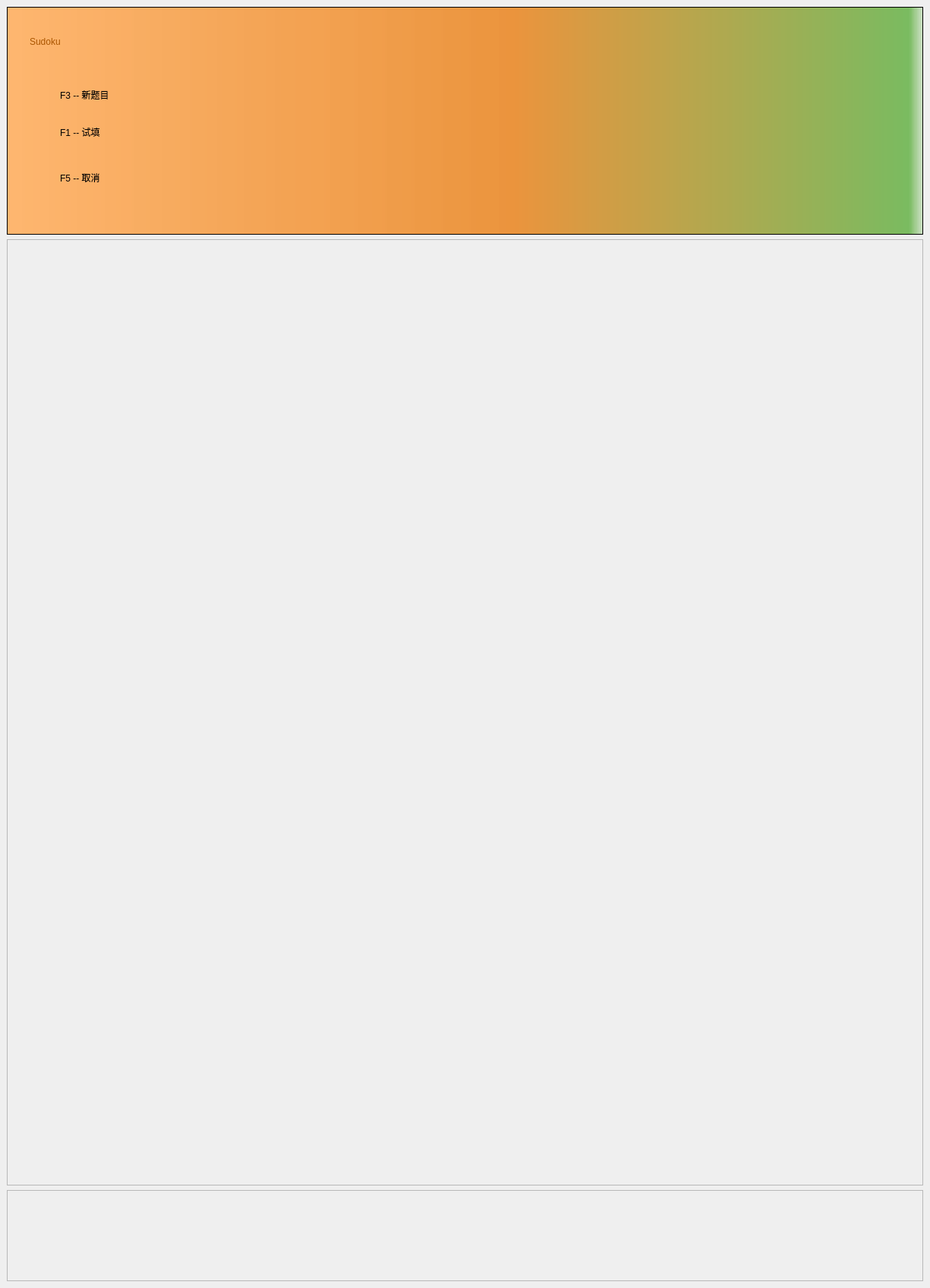
<?xml version="1.0" encoding="UTF-8"?>
<ui version="4.0">
 <class>MainWindow</class>
 <widget class="QMainWindow" name="MainWindow">
  <property name="geometry">
   <rect>
    <x>0</x>
    <y>0</y>
    <width>1225</width>
    <height>1696</height>
   </rect>
  </property>
  <property name="windowTitle">
   <string>数独</string>
  </property>
  <widget class="QWidget" name="centralwidget">
   <layout class="QVBoxLayout" name="verticalLayout">
    <item>
     <widget class="InfoPane" name="infoPane">
      <property name="sizePolicy">
       <sizepolicy hsizetype="Preferred" vsizetype="Fixed">
        <horstretch>0</horstretch>
        <verstretch>0</verstretch>
       </sizepolicy>
      </property>
      <property name="minimumSize">
       <size>
        <width>0</width>
        <height>300</height>
       </size>
      </property>
      <property name="styleSheet">
       <string notr="true">background-color: qlineargradient(spread:pad, x1:0, y1:0, x2:1, y2:0, stop:0 rgba(255, 178, 102, 237), stop:0.55 rgba(235, 148, 61, 255), stop:0.979814 rgba(122, 187, 96, 255), stop:1 rgba(0, 0, 0, 0));</string>
      </property>
      <property name="frameShape">
       <enum>QFrame::StyledPanel</enum>
      </property>
      <property name="frameShadow">
       <enum>QFrame::Raised</enum>
      </property>
      <widget class="QFrame" name="frame">
       <property name="geometry">
        <rect>
         <x>60</x>
         <y>70</y>
         <width>361</width>
         <height>201</height>
        </rect>
       </property>
       <property name="palette">
        <palette>
         <active>
          <colorrole role="Button">
           <brush brushstyle="SolidPattern">
            <color alpha="0">
             <red>240</red>
             <green>240</green>
             <blue>240</blue>
            </color>
           </brush>
          </colorrole>
          <colorrole role="Base">
           <brush brushstyle="SolidPattern">
            <color alpha="0">
             <red>240</red>
             <green>240</green>
             <blue>240</blue>
            </color>
           </brush>
          </colorrole>
          <colorrole role="Window">
           <brush brushstyle="SolidPattern">
            <color alpha="0">
             <red>240</red>
             <green>240</green>
             <blue>240</blue>
            </color>
           </brush>
          </colorrole>
         </active>
         <inactive>
          <colorrole role="Button">
           <brush brushstyle="SolidPattern">
            <color alpha="0">
             <red>240</red>
             <green>240</green>
             <blue>240</blue>
            </color>
           </brush>
          </colorrole>
          <colorrole role="Base">
           <brush brushstyle="SolidPattern">
            <color alpha="0">
             <red>240</red>
             <green>240</green>
             <blue>240</blue>
            </color>
           </brush>
          </colorrole>
          <colorrole role="Window">
           <brush brushstyle="SolidPattern">
            <color alpha="0">
             <red>240</red>
             <green>240</green>
             <blue>240</blue>
            </color>
           </brush>
          </colorrole>
         </inactive>
         <disabled>
          <colorrole role="Button">
           <brush brushstyle="SolidPattern">
            <color alpha="0">
             <red>240</red>
             <green>240</green>
             <blue>240</blue>
            </color>
           </brush>
          </colorrole>
          <colorrole role="Base">
           <brush brushstyle="SolidPattern">
            <color alpha="0">
             <red>240</red>
             <green>240</green>
             <blue>240</blue>
            </color>
           </brush>
          </colorrole>
          <colorrole role="Window">
           <brush brushstyle="SolidPattern">
            <color alpha="0">
             <red>240</red>
             <green>240</green>
             <blue>240</blue>
            </color>
           </brush>
          </colorrole>
         </disabled>
        </palette>
       </property>
       <property name="styleSheet">
        <string notr="true">background-color: rgb(240, 240, 240, 0);</string>
       </property>
       <property name="frameShape">
        <enum>QFrame::StyledPanel</enum>
       </property>
       <property name="frameShadow">
        <enum>QFrame::Raised</enum>
       </property>
       <widget class="QLabel" name="label_3">
        <property name="geometry">
         <rect>
          <x>10</x>
          <y>140</y>
          <width>181</width>
          <height>30</height>
         </rect>
        </property>
        <property name="text">
         <string>F5 -- 取消</string>
        </property>
       </widget>
       <widget class="QLabel" name="label_2">
        <property name="geometry">
         <rect>
          <x>10</x>
          <y>79</y>
          <width>201</width>
          <height>31</height>
         </rect>
        </property>
        <property name="text">
         <string>F1 -- 试填</string>
        </property>
       </widget>
       <widget class="QLabel" name="label">
        <property name="geometry">
         <rect>
          <x>10</x>
          <y>20</y>
          <width>401</width>
          <height>51</height>
         </rect>
        </property>
        <property name="text">
         <string>F3 -- 新题目</string>
        </property>
       </widget>
      </widget>
      <widget class="QLabel" name="label_4">
       <property name="geometry">
        <rect>
         <x>30</x>
         <y>20</y>
         <width>311</width>
         <height>51</height>
        </rect>
       </property>
       <property name="styleSheet">
        <string notr="true">font: 20pt &quot;华光彩云_CNKI&quot;;
background-color: rgba(255, 255, 255, 0);
color: rgb(170, 85, 0);</string>
       </property>
       <property name="text">
        <string>Sudoku</string>
       </property>
      </widget>
      <widget class="QCheckBox" name="cb_try">
       <property name="geometry">
        <rect>
         <x>520</x>
         <y>50</y>
         <width>111</width>
         <height>91</height>
        </rect>
       </property>
       <property name="styleSheet">
        <string notr="true">background-color: rgba(255, 255, 255, 0);</string>
       </property>
       <property name="text">
        <string/>
       </property>
       <property name="icon">
        <iconset resource="res/resource.qrc">
         <normaloff>:/ico/edit.png</normaloff>
         <normalon>:/ico/edit.png</normalon>
         <selectedoff>:/ico/edit.png</selectedoff>
         <selectedon>:/ico/edit.png</selectedon>:/ico/edit.png</iconset>
       </property>
       <property name="iconSize">
        <size>
         <width>48</width>
         <height>48</height>
        </size>
       </property>
      </widget>
      <widget class="QPushButton" name="pb_undo">
       <property name="geometry">
        <rect>
         <x>490</x>
         <y>170</y>
         <width>131</width>
         <height>71</height>
        </rect>
       </property>
       <property name="styleSheet">
        <string notr="true">background-color: rgba(255, 255, 255, 0);</string>
       </property>
       <property name="text">
        <string/>
       </property>
       <property name="icon">
        <iconset resource="res/resource.qrc">
         <normaloff>:/ico/undo.png</normaloff>
         <normalon>:/ico/undo.png</normalon>
         <disabledoff>:/ico/undo.png</disabledoff>
         <disabledon>:/ico/undo.png</disabledon>
         <activeoff>:/ico/undo.png</activeoff>
         <activeon>:/ico/undo.png</activeon>
         <selectedoff>:/ico/undo.png</selectedoff>
         <selectedon>:/ico/undo.png</selectedon>:/ico/undo.png</iconset>
       </property>
       <property name="iconSize">
        <size>
         <width>48</width>
         <height>48</height>
        </size>
       </property>
       <property name="flat">
        <bool>true</bool>
       </property>
      </widget>
     </widget>
    </item>
    <item>
     <widget class="GameBoard" name="gmboard">
      <property name="frameShape">
       <enum>QFrame::StyledPanel</enum>
      </property>
      <property name="frameShadow">
       <enum>QFrame::Raised</enum>
      </property>
     </widget>
    </item>
    <item>
     <widget class="ToolPane" name="toolpane">
      <property name="sizePolicy">
       <sizepolicy hsizetype="Preferred" vsizetype="Fixed">
        <horstretch>0</horstretch>
        <verstretch>0</verstretch>
       </sizepolicy>
      </property>
      <property name="minimumSize">
       <size>
        <width>0</width>
        <height>120</height>
       </size>
      </property>
      <property name="frameShape">
       <enum>QFrame::StyledPanel</enum>
      </property>
      <property name="frameShadow">
       <enum>QFrame::Raised</enum>
      </property>
     </widget>
    </item>
   </layout>
  </widget>
 </widget>
 <customwidgets>
  <customwidget>
   <class>GameBoard</class>
   <extends>QFrame</extends>
   <header>gameboard.h</header>
   <container>1</container>
  </customwidget>
  <customwidget>
   <class>InfoPane</class>
   <extends>QFrame</extends>
   <header>infopane.h</header>
   <container>1</container>
  </customwidget>
  <customwidget>
   <class>ToolPane</class>
   <extends>QFrame</extends>
   <header location="global">toolpane.h</header>
   <container>1</container>
  </customwidget>
 </customwidgets>
 <resources>
  <include location="res/resource.qrc"/>
 </resources>
 <connections/>
</ui>
